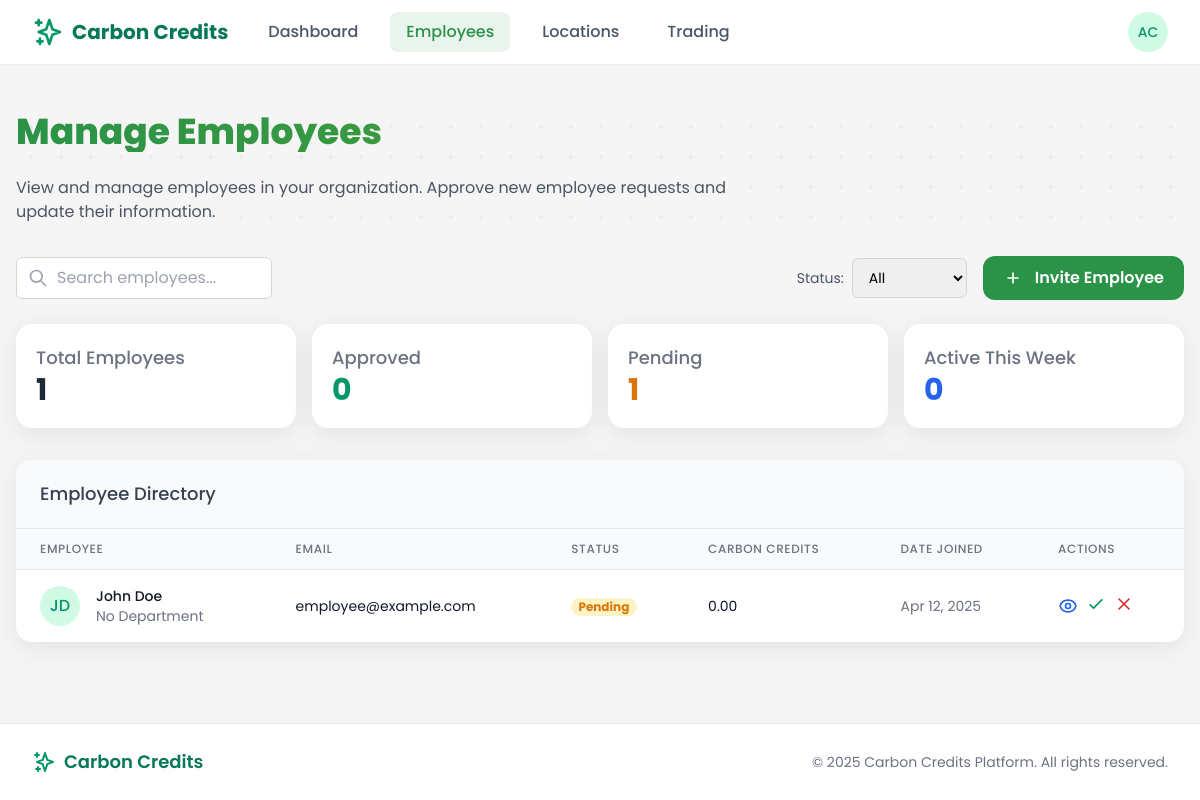
The page /employer/employees/ (signed in) on the database as committed earlier.
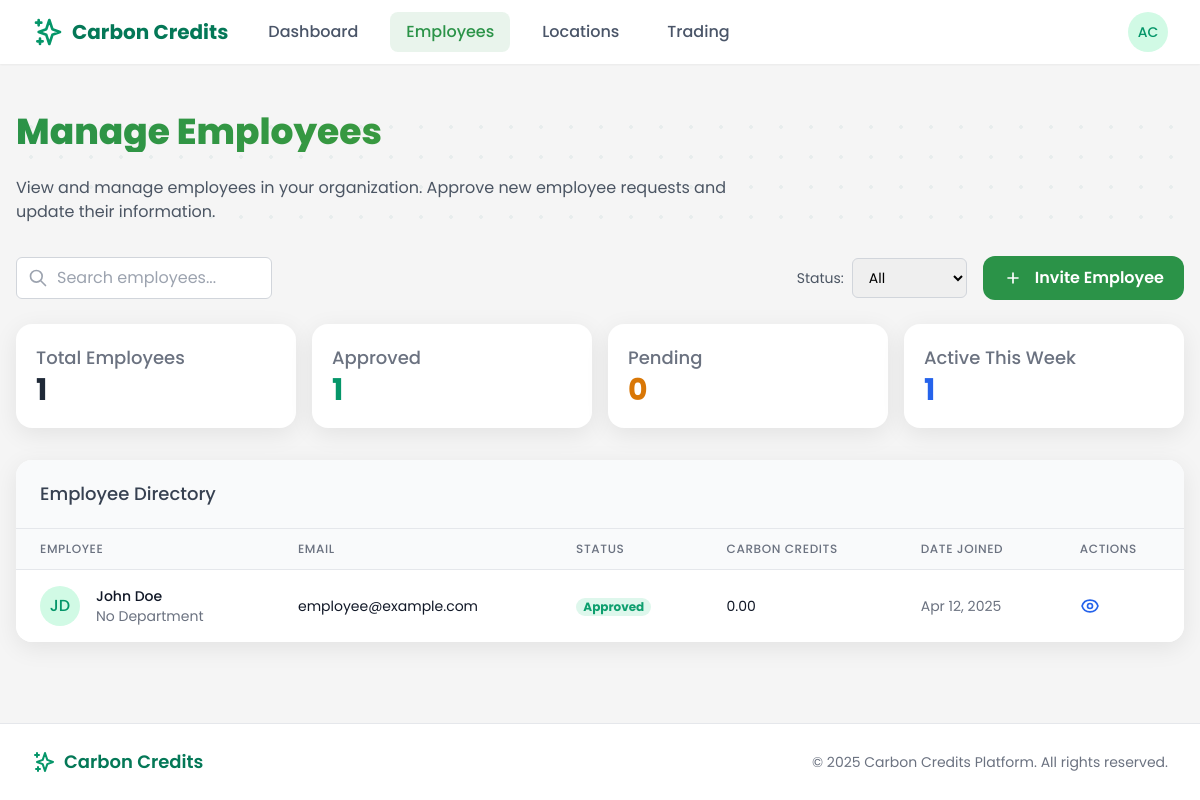
The same page on the database as committed later.
### users/models.py (models this page shows, shortened)
class EmployeeProfile(models.Model):
    user = models.OneToOneField(
        CustomUser,
        on_delete=models.CASCADE,
        related_name='employee_profile'
    )
    employer = models.ForeignKey(
        EmployerProfile,
        on_delete=models.CASCADE,
        related_name='employees'
    )
    approved = models.BooleanField(default=False)
    created_at = models.DateTimeField(default=timezone.now)

class CustomUser(AbstractUser):
    is_employee = models.BooleanField(default=False)
    is_employer = models.BooleanField(default=False)
    is_bank_admin = models.BooleanField(default=False)
    is_super_admin = models.BooleanField(default=False)
    email = models.EmailField(_('email address'), unique=True)
    date_joined = models.DateTimeField(default=timezone.now)
    approved = models.BooleanField(default=False)
    USERNAME_FIELD = 'email'
    REQUIRED_FIELDS = ['username', 'first_name', 'last_name']
    class Meta:
        verbose_name = _('user')
        verbose_name_plural = _('users')

### core/views/employer_views.py (the view)
# urls.py: path('employees/', employees_list, name='employer_employee_list'),
@login_required
@user_passes_test(lambda u: u.is_employer)
def employees_list(request):
    employees = request.user.employer_profile.employees.all().order_by('-created_at')
    total_employees = employees.count()
    approved_employees = employees.filter(approved=True).count()
    pending_employees = employees.filter(approved=False).count()
    one_week_ago = timezone.now() - timedelta(days=7)
    employee_ids = employees.filter(approved=True).values_list('id', flat=True)
    active_employees_count = Trip.objects.filter(
        employee__in=employee_ids,
        start_time__gte=one_week_ago
    ).values('employee').distinct().count()
    for employee in employees:
        employee_trips = Trip.objects.filter(employee=employee)
        employee.total_credits = employee_trips.aggregate(Sum('credits_earned'))['credits_earned__sum'] or 0
        employee.trip_count = employee_trips.count()
        employee.total_co2_saved = employee_trips.aggregate(Sum('carbon_savings'))['carbon_savings__sum'] or 0
    context = {
        'employees': employees,
        'total_employees': total_employees,
        'approved_employees': approved_employees,
        'pending_employees': pending_employees,
        'active_employees_count': active_employees_count,
        'page_title': 'Manage Employees',
    }
    return render(request, 'employer/employees.html', context)

### templates/employer/employees.html (shortened to what the changed rows need)
{% extends 'base.html' %}
{% block content %}
<div class="employees-container px-4 py-6">
    <div class="relative mb-8">
        <div class="relative z-10">
            <h1 class="section-headline text-3xl md:text-4xl font-bold mb-6">Manage Employees</h1>
        </div>
    </div>
    <div class="grid grid-cols-1 sm:grid-cols-2 md:grid-cols-4 gap-4 mb-8">
        <div class="modern-card p-5">
            <h3 class="text-lg font-medium text-gray-500">Approved</h3>
            <p class="text-3xl font-bold text-green-600">{{ approved_employees }}</p>
        </div>
        <div class="modern-card p-5">
            <h3 class="text-lg font-medium text-gray-500">Pending</h3>
            <p class="text-3xl font-bold text-yellow-600">{{ pending_employees }}</p>
        </div>
        <div class="modern-card p-5">
            <h3 class="text-lg font-medium text-gray-500">Active This Week</h3>
            <p class="text-3xl font-bold text-blue-600">{{ active_employees_count }}</p>
        </div>
    </div>
    <div class="modern-card overflow-hidden">
        {% if employees %}
        <div class="overflow-x-auto">
            <table class="min-w-full divide-y divide-gray-200">
                <thead class="bg-gray-50">
                    <tr>
                        <th scope="col" class="px-6 py-3 text-left text-xs font-medium text-gray-500 uppercase tracking-wider">Employee</th>
                        <th scope="col" class="px-6 py-3 text-left text-xs font-medium text-gray-500 uppercase tracking-wider">Email</th>
                        <th scope="col" class="px-6 py-3 text-left text-xs font-medium text-gray-500 uppercase tracking-wider">Status</th>
                        <th scope="col" class="px-6 py-3 text-left text-xs font-medium text-gray-500 uppercase tracking-wider">Carbon Credits</th>
                        <th scope="col" class="px-6 py-3 text-left text-xs font-medium text-gray-500 uppercase tracking-wider">Date Joined</th>
                        <th scope="col" class="px-6 py-3 text-left text-xs font-medium text-gray-500 uppercase tracking-wider">Actions</th>
                    </tr>
                </thead>
                <tbody class="bg-white divide-y divide-gray-200" id="employees-table-body">
                    {% for employee in employees %}
                    <tr class="employee-row" data-status="{% if employee.approved %}approved{% else %}pending{% endif %}">
                        <td class="px-6 py-4 whitespace-nowrap">
                            <div class="flex items-center">
                                <div class="h-10 w-10 rounded-full bg-green-100 flex items-center justify-center text-green-600 font-medium">
                                    {{ employee.user.first_name|slice:":1" }}{{ employee.user.last_name|slice:":1" }}
                                </div>
                                <div class="ml-4">
                                    <div class="text-sm font-medium text-gray-900">{{ employee.user.get_full_name }}</div>
                                    <div class="text-sm text-gray-500">{{ employee.department|default:"No Department" }}</div>
                                </div>
                            </div>
                        </td>
                        <td class="px-6 py-4 whitespace-nowrap">
                            <div class="text-sm text-gray-900">{{ employee.user.email }}</div>
                        </td>
                        <td class="px-6 py-4 whitespace-nowrap">
                            {% if employee.approved %}
                            <span class="badge badge-success">Approved</span>
                            {% else %}
                            <span class="badge badge-warning">Pending</span>
                            {% endif %}
                        </td>
                        <td class="px-6 py-4 whitespace-nowrap">
                            <div class="text-sm text-gray-900">{{ employee.total_credits|default:"0.00" }}</div>
                        </td>
                        <td class="px-6 py-4 whitespace-nowrap text-sm text-gray-500">
                            {{ employee.created_at|date:"M d, Y" }}
                        </td>
                        <td class="px-6 py-4 whitespace-nowrap text-right text-sm font-medium">
                            <div class="flex space-x-2">
                                <button
                                    class="text-blue-600 hover:text-blue-900 action-btn view-employee-btn"
                                    data-employee-id="{{ employee.id }}"
                                    data-employee-name="{{ employee.user.get_full_name }}"
                                    data-employee-email="{{ employee.user.email }}"
                                    data-employee-status="{% if employee.approved %}Approved{% else %}Pending{% endif %}"
                                    data-employee-joined="{{ employee.created_at|date:'M d, Y' }}"
                                    data-employee-department="{{ employee.department|default:'Not specified' }}"
                                    data-employee-credits="{{ employee.total_credits|default:'0.00' }}"
                                    data-employee-trips="{{ employee.trip_count|default:'0' }}"
                                    data-employee-co2="{{ employee.total_co2_saved|default:'0.00' }}"
                                >
                                </button>
                                {% if not employee.approved %}
                                <form method="post" action="{% url 'employer:employee_approval' employee.id %}?action=approve" class="inline">
                                    <button type="submit" class="text-green-600 hover:text-green-900 action-btn">
                                        <svg xmlns="http://www.w3.org/2000/svg" class="h-5 w-5" fill="none" viewBox="0 0 24 24" stroke="currentColor">
                                            <path stroke-linecap="round" stroke-linejoin="round" stroke-width="2" d="M5 13l4 4L19 7" />
                                        </svg>
                                    </button>
                                </form>
                                <form method="post" action="{% url 'employer:employee_approval' employee.id %}?action=reject" class="inline">
                                    <button type="submit" class="text-red-600 hover:text-red-900 action-btn">
                                        <svg xmlns="http://www.w3.org/2000/svg" class="h-5 w-5" fill="none" viewBox="0 0 24 24" stroke="currentColor">
                                            <path stroke-linecap="round" stroke-linejoin="round" stroke-width="2" d="M6 18L18 6M6 6l12 12" />
                                        </svg>
                                    </button>
                                </form>
                                {% endif %}
                            </div>
                        </td>
                    </tr>
                    {% endfor %}
                </tbody>
            </table>
        </div>
        {% endif %}
    </div>
</div>
{% endblock %}

Rows that differ between the two databases and show on the page:
changed EmployeeProfile "John Doe": approved "Pending" → "Approved"
Other text that changed with them:
{{ approved_employees }}: "0" → "1"
{{ pending_employees }}: "1" → "0"
{{ active_employees_count }}: "0" → "1"
